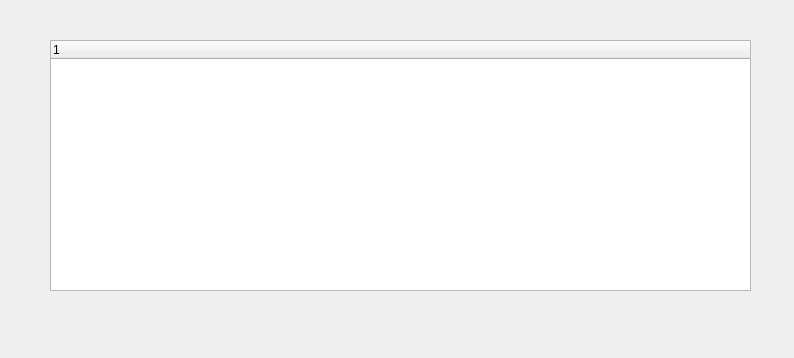
<?xml version="1.0" encoding="UTF-8"?>
<ui version="4.0">
 <class>basic_info</class>
 <widget class="QDialog" name="basic_info">
  <property name="geometry">
   <rect>
    <x>0</x>
    <y>0</y>
    <width>794</width>
    <height>358</height>
   </rect>
  </property>
  <property name="windowTitle">
   <string>Dialog</string>
  </property>
  <widget class="QLabel" name="label_2">
   <property name="geometry">
    <rect>
     <x>130</x>
     <y>20</y>
     <width>67</width>
     <height>17</height>
    </rect>
   </property>
   <property name="text">
    <string/>
   </property>
  </widget>
  <widget class="QTreeWidget" name="treeWidget">
   <property name="geometry">
    <rect>
     <x>50</x>
     <y>40</y>
     <width>701</width>
     <height>251</height>
    </rect>
   </property>
   <column>
    <property name="text">
     <string notr="true">1</string>
    </property>
   </column>
  </widget>
 </widget>
 <resources/>
 <connections/>
</ui>
